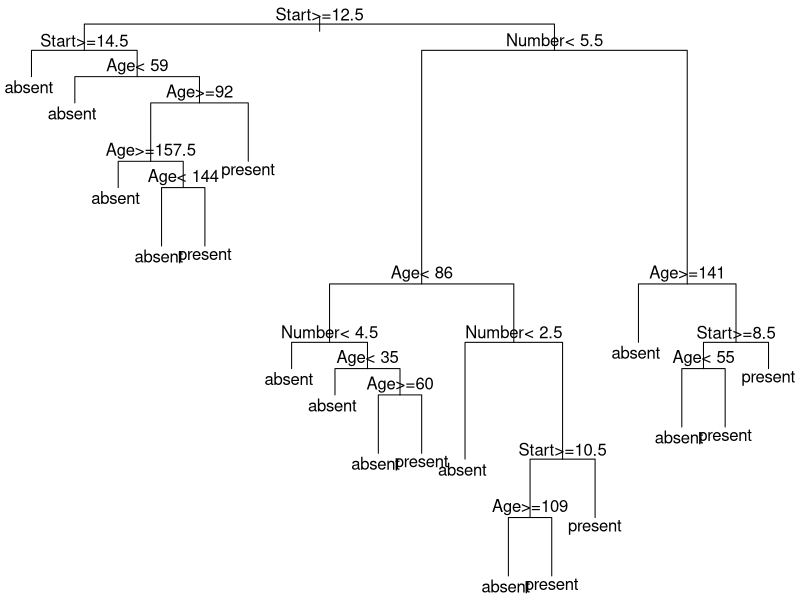

The R script that drew this image:
library(rpart)
data("kyphosis") 
str(kyphosis)     
floor_val<-floor(0.8*nrow(kyphosis)) 
train<-sample(nrow(kyphosis),size=floor_val)    
trainingData<-kyphosis[train,]
testData<-kyphosis[-train,]
kyphosis_fit<-rpart(Kyphosis~Age+Number+Start,parms=list(split='information'), minsplit=2, minbucket=1,data=trainingData,method='class')
par(mar = rep(0.1, 4))
plot(kyphosis_fit)
text(kyphosis_fit)
summary(kyphosis_fit) 
CPVal<-kyphosis_fit$cptable[which.min(kyphosis_fit$cptable[,"xerror"]),"CP"]
CPVal
pruned_fit<-prune(kyphosis_fit,cp=as.numeric(CPVal))
out<-predict(pruned_fit,newdata=testData,type="vector")
tab <- table(out, testData$Kyphosis)
tab
accuracy<-sum(diag(tab))/sum(tab)
accuracyPercentage<-accuracy*100
accuracyPercentage
